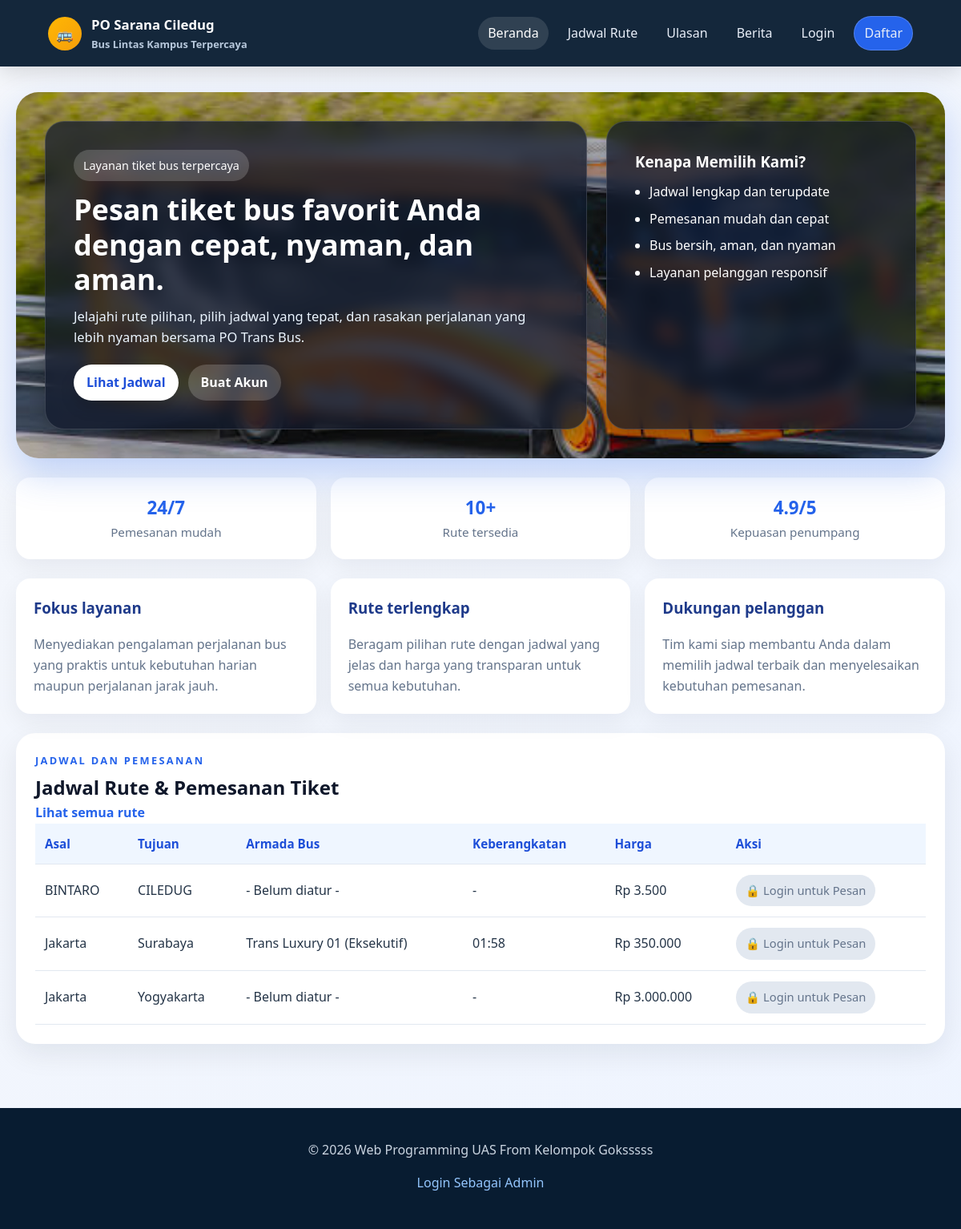
The page / on the database its author committed.
### tables this page shows
CREATE TABLE `tabel_rute` (
  `id_rute` int(11) NOT NULL,
  `asal` varchar(50) NOT NULL,
  `tujuan` varchar(50) NOT NULL,
  `jam` time DEFAULT NULL,
  `harga` int(11) NOT NULL,
  `id_bus` int(11) DEFAULT NULL
);

CREATE TABLE `tabel_bus` (
  `id_bus` int(11) NOT NULL,
  `nama_bus` varchar(50) NOT NULL,
  `kelas` varchar(30) NOT NULL,
  `kapasitas` int(11) NOT NULL
);

### index.php (the view, shortened to what this page needs)
<?php
require_once __DIR__ . '/koneksi/koneksi.php';
?>
<!DOCTYPE html>
<html lang="id">
<head>
    <link rel="stylesheet" href="css/style.css?v=20260701">
</head>
<body>
    <header class="site-header">
        <a href="index.php" class="brand">
            <span class="brand-mark">🚌</span>
            <span>
                <strong>PO Sarana Ciledug</strong>
                <small>Bus Lintas Kampus Terpercaya</small>
            </span>
        </a>
        <nav class="top-nav">
            <a href="index.php" class="active"> Beranda</a>
            <a href="menu.php"> Jadwal Rute</a>
            <a href="testimoni.php"> Ulasan</a>
            <a href="berita.php"> Berita</a>
            <?php if (isset($_SESSION['pelanggan_login'])): ?>
                <a href="profile.php"> Tentang Kami</a>
                <a href="logout_user.php" class="nav-danger"> Logout
                    (<?php echo htmlspecialchars($_SESSION['nama_pelanggan'] ?? ''); ?>)</a>
            <?php else: ?>
                <a href="login_user.php"> Login</a>
                <a href="register.php" class="nav-cta"> Daftar</a>
            <?php endif; ?>
        </nav>
    </header>
    <main class="page-main">
        <section class="hero-section">
            <div class="hero-content">
                <span class="hero-badge"> Layanan tiket bus terpercaya</span>
                <h1>Pesan tiket bus favorit Anda dengan cepat, nyaman, dan aman.</h1>
                <p>Jelajahi rute pilihan, pilih jadwal yang tepat, dan rasakan perjalanan yang lebih nyaman bersama PO
                    Trans Bus.</p>
                <div class="hero-actions">
                    <a href="menu.php" class="btn btn-primary">Lihat Jadwal</a>
                    <?php if (isset($_SESSION['pelanggan_login'])): ?>
                        <a href="profile.php" class="btn btn-secondary">Lihat Profil</a>
                    <?php else: ?>
                        <a href="register.php" class="btn btn-secondary">Buat Akun</a>
                    <?php endif; ?>
                </div>
            </div>
            <div class="hero-card">
                <h3>Kenapa Memilih Kami?</h3>
                <ul>
                    <li> Jadwal lengkap dan terupdate</li>
                    <li> Pemesanan mudah dan cepat</li>
                    <li> Bus bersih, aman, dan nyaman</li>
                    <li> Layanan pelanggan responsif</li>
                </ul>
            </div>
        </section>
        <section class="stats-section">
            <div class="stat-card">
                <strong>24/7</strong>
                <span>Pemesanan mudah</span>
            </div>
            <div class="stat-card">
                <strong>10+</strong>
                <span>Rute tersedia</span>
            </div>
            <div class="stat-card">
                <strong>4.9/5</strong>
                <span>Kepuasan penumpang</span>
            </div>
        </section>
        <section class="info-grid">
            <article class="info-card">
                <h3> Fokus layanan</h3>
                <p>Menyediakan pengalaman perjalanan bus yang praktis untuk kebutuhan harian maupun perjalanan jarak
                    jauh.</p>
            </article>
            <article class="info-card">
                <h3> Rute terlengkap</h3>
                <p>Beragam pilihan rute dengan jadwal yang jelas dan harga yang transparan untuk semua kebutuhan.</p>
            </article>
            <article class="info-card">
                <h3> Dukungan pelanggan</h3>
                <p>Tim kami siap membantu Anda dalam memilih jadwal terbaik dan menyelesaikan kebutuhan pemesanan.</p>
            </article>
        </section>
        <section class="content-card">
            <div class="section-heading">
                <div>
                    <p class="eyebrow">Jadwal dan Pemesanan</p>
                    <h2>Jadwal Rute & Pemesanan Tiket</h2>
                </div>
                <a href="menu.php" class="text-link">Lihat semua rute</a>
            </div>
            <div class="table-shell">
                <table>
                    <thead>
                        <tr>
                            <th>Asal</th>
                            <th>Tujuan</th>
                            <th>Armada Bus</th> <th>Keberangkatan</th>
                            <th>Harga</th>
                            <th>Aksi</th>
                        </tr>
                    </thead>
                    <tbody>
                        <?php
                        if ($koneksi) {
                            $query = mysqli_query($koneksi, "
                                SELECT tabel_rute.*, tabel_bus.nama_bus, tabel_bus.kelas
                                FROM tabel_rute
                                LEFT JOIN tabel_bus ON tabel_rute.id_bus = tabel_bus.id_bus
                                ORDER BY tabel_rute.asal ASC
                            ");
                            if ($query && mysqli_num_rows($query) > 0) {
                                while ($row = mysqli_fetch_assoc($query)) {
                                    echo "<tr>";
                                    echo "<td>" . htmlspecialchars($row['asal'] ?? '') . "</td>";
                                    echo "<td>" . htmlspecialchars($row['tujuan'] ?? '') . "</td>";
                                    $nama_armada = (isset($row['nama_bus']) && !empty($row['nama_bus'])) ? $row['nama_bus'] . ' (' . $row['kelas'] . ')' : '- Belum diatur -';
                                    echo "<td>" . htmlspecialchars($nama_armada) . "</td>";
                                    $waktu_berangkat = (isset($row['jam']) && !empty($row['jam'])) ? date('H:i', strtotime($row['jam'])) : '-';
                                    echo "<td class='time'>" . htmlspecialchars($waktu_berangkat) . "</td>";
                                    echo "<td>Rp " . number_format(($row['harga'] ?? 0), 0, ',', '.') . "</td>";
                                    if (isset($_SESSION['pelanggan_login'])) {
                                        echo "<td><a href='order_tiket.php?id_rute=" . htmlspecialchars($row['id_rute'] ?? '') . "' class='btn-order'>Pesan Tiket</a></td>";
                                    } else {
                                        echo "<td><a href='login_user.php' class='btn-lock' title='Harus login terlebih dahulu'>🔒 Login untuk Pesan</a></td>";
                                    }
                                    echo "</tr>";
                                }
                            } else {
                                echo "<tr><td colspan='6' class='empty-state'>Belum ada rute aktif / Jadwal masih kosong.</td></tr>";
                            }
                        } else {
                            echo "<tr><td colspan='6' class='empty-state'>Koneksi database belum tersedia. Silakan cek konfigurasi koneksi.</td></tr>";
                        }
                        ?>
                    </tbody>
                </table>
            </div>
        </section>
    </main>
    <footer class="site-footer">
        <p>&copy; 2026 Web Programming UAS From Kelompok Goksssss</p>
        <p><a href="login.php"> Login Sebagai Admin</a></p>
    </footer>
</body>
</html>

### index.php (style rules this page uses)
.hero-section { background-image: linear-gradient(135deg, rgba(0, 0, 0, 0.2), rgba(0, 0, 0, 0.2)), url('img/bus1.jpg'); animation: heroBgSlideIndonesia 16s infinite ease-in-out; background-size: cover; background-position: center; }
.hero-section::before { display: none !important; }
.hero-content, .hero-card { background: rgba(15, 23, 42, 0.75) !important; padding: 35px !important; border-radius: 24px !important; backdrop-filter: blur(10px) !important; border: 1px solid rgba(255, 255, 255, 0.15) !important; box-shadow: 0 10px 30px rgba(0, 0, 0, 0.3) !important; color: #ffffff !important; }
.hero-content h1, .hero-content p, .hero-card h3 { text-shadow: none !important; }

### rows shown on the page
tabel_rute: asal "BINTARO", tujuan "CILEDUG", nama_armada "- Belum diatur -", jam "-", harga "3.500"
tabel_rute: asal "Jakarta", tujuan "Surabaya", id_bus.kelas "Trans Luxury 01 (Eksekutif)", jam "01:58", harga "350.000"
tabel_rute: asal "Jakarta", tujuan "Yogyakarta", nama_armada "- Belum diatur -", jam "-", harga "3.000.000"
